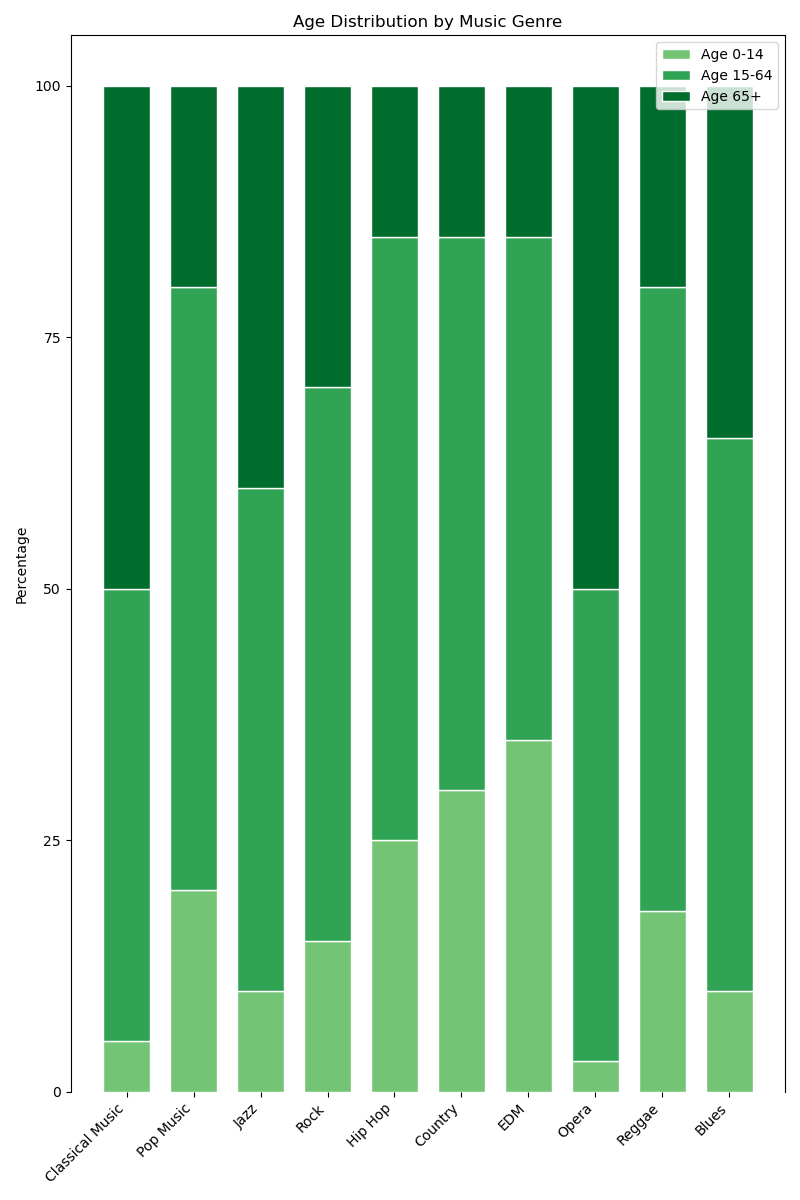

Source code (Python):

import matplotlib.pyplot as plt

# Data
categories = ['Classical Music', 'Pop Music', 'Jazz', 'Rock', 'Hip Hop', 'Country', 'EDM', 'Opera', 'Reggae', 'Blues']
age_0_14 = [5, 20, 10, 15, 25, 30, 35, 3, 18, 10]
age_15_64 = [45, 60, 50, 55, 60, 55, 50, 47, 62, 55]
age_65_plus = [50, 20, 40, 30, 15, 15, 15, 50, 20, 35]

# Normalize the data to sum up to 100%
totals = [i+j+k for i, j, k in zip(age_0_14, age_15_64, age_65_plus)]
age_0_14 = [i / j * 100 for i, j in zip(age_0_14, totals)]
age_15_64 = [i / j * 100 for i, j in zip(age_15_64, totals)]
age_65_plus = [i / j * 100 for i, j in zip(age_65_plus, totals)]

# Plotting
fig, ax = plt.subplots(figsize=(8, 12))  # Change width and height of the chart

bar_height = 0.7  # change bar width
index = range(len(categories))

p1 = plt.bar(index, age_0_14, bar_height, color='#74C476', edgecolor='white')
p2 = plt.bar(index, age_15_64, bar_height, bottom=age_0_14, color='#31A354', edgecolor='white')
p3 = plt.bar(index, age_65_plus, bar_height, bottom=[i + j for i, j in zip(age_0_14, age_15_64)], color='#006D2C', edgecolor='white')

plt.ylabel('Percentage')
plt.title('Age Distribution by Music Genre')
plt.xticks(index, categories, rotation=45, ha='right')
plt.yticks([0, 25, 50, 75, 100])
plt.legend((p1[0], p2[0], p3[0]), ('Age 0-14', 'Age 15-64', 'Age 65+'))

# Remove the x-axis line
ax.spines['bottom'].set_visible(False)

plt.tight_layout()
plt.show()
